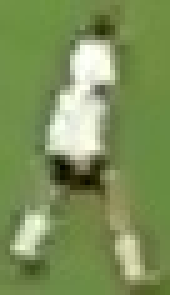
#> input picture output_images/cropped_image.jpg, 34 x 59 px (shown 5 times larger)
$ jupyter execute color_assignment.ipynb
#> lines starting #> are read from the running program, lines starting #| are printed output that depends on the picture; after the words box and inside, x2 and y2 are one past the last pixel; in counts of white or black regions, pixels touching at a corner belong together
[cell 1]
import cv2
import matplotlib.pyplot as plt
import numpy as np
from sklearn.cluster import KMeans

[cell 2]
image_path = "../output_images/cropped_image.jpg"
image = cv2.imread(image_path)
#> image is the input picture: shape (59, 34, 3); mean B, G, R 88.8, 144.5, 124.4
image = cv2.cvtColor(image, cv2.COLOR_BGR2RGB)

[cell 3]
plt.imshow(image)
plt.show()

# Take Top Half of Image

[cell 4]
top_half = image[0 : int(image.shape[0] / 2), :]
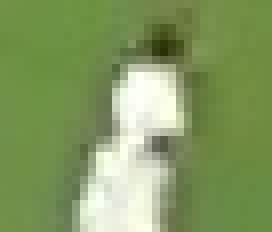
#> top_half: shape (29, 34, 3) (shown 8 times larger); mean R, G, B 130.9, 153.9, 96.9
plt.imshow(top_half)
plt.show()
image = image

# Cluster The Image Into Two Clusters

[cell 5]
# Reshape the image into 2d array
image_2d = top_half.reshape(-1, 3)
#> image_2d = 986 rows, first 8: [114, 146, 71], [113, 145, 70], [112, 146, 69], [111, 145, 68], [111, 145, 68], [111, 145, 68], [109, 146, 69], [109, 146, 68]

# Perform KMeans clustering
kmeans =  KMeans(n_clusters = 2, random_state = 0).fit(image_2d)

# Get cluster labels
labels = kmeans.labels_
#> labels = 986 values, max 1 at index 288, min 0 at index 0, mean 0.173

# Reshape the labels into the original image shape
clustered_image = labels.reshape(top_half.shape[0], top_half.shape[1])
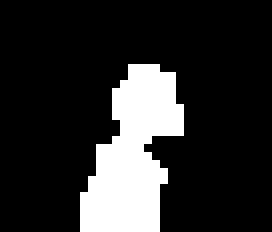
#> clustered_image: shape (29, 34) int32 (shown 8 times larger); values 0 (black) and 1 (white), 17.3% white; 1 white region, box (x1, y1, x2, y2) and area: (10, 8, 23, 29) 171

# Display results
plt.imshow(clustered_image)
plt.show()

How do we know which is the background and which is the shirt?
It is likely that whatever appears in the 4 corners of the image will be a part of the background. Therefore, we find the class at each of the corners and whichever is more abundant is likely to be the class of the background.

[cell 6]
corner_clusters = [clustered_image[0, 0], clustered_image[0, -1], clustered_image[-1, 0], clustered_image[-1, -1]]
#> corner_clusters = [0, 0, 0, 0]
background_cluster = max(set(corner_clusters), key = corner_clusters.count)
#> background_cluster = 0

print(background_cluster)
#| 0

[cell 7]
player_cluster = 1 - background_cluster
#> player_cluster = 1
print(player_cluster)
#| 1

[cell 8]
kmeans.cluster_centers_[player_cluster]
#> Out = [228.6, 234, 213.7]
